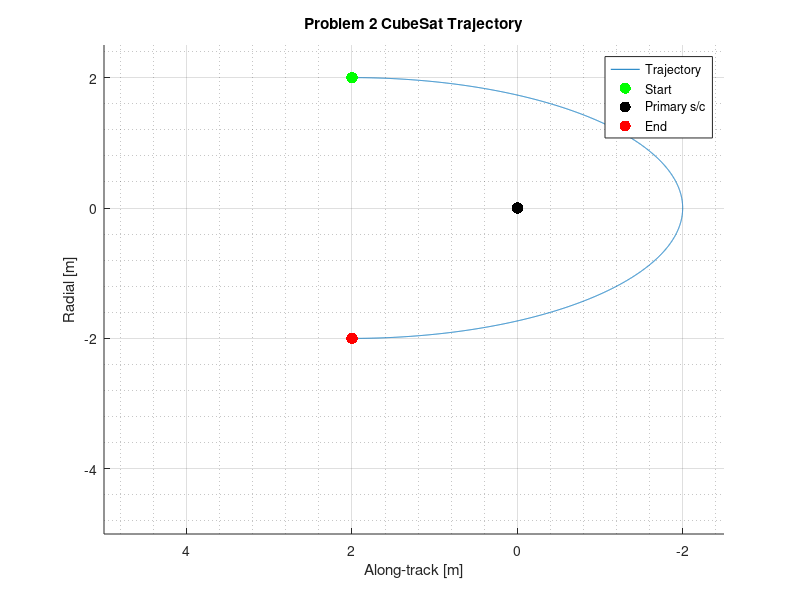

Here is the MATLAB script that generated this plot: (Note: this script raises an error after producing the figure.)
%% ASEN 5050 HW 9 Main Script
% By: Ian Faber

%% Housekeeping
clc; clear; close all;

%% Setup
muEarth = 3.986004415e5; % km^3/s^2
muMars = 4.305e4; % km^3/s^2

rEarth = 6378.1363; % km
rMars = 3397.2; % km

Prot_Mars = 1.02595675; % days

r0 = 10000; % km

%% Relative Motion matrices
Phi_rr = @(t,n) [
                    4 - 3*cos(n*t),         0,      0;
                    6*(sin(n*t) - n*t),     1,      0;
                    0,                      0,      cos(n*t)
                ];

Phi_rv = @(t,n) [
                    (1/n)*sin(n*t),         (2/n)*(1-cos(n*t)),     0;
                    (2/n)*(cos(n*t) - 1),   (4/n)*sin(n*t) - 3*t,   0;
                    0,                      0,                      (1/n)*sin(n*t)
                ];

Phi_vr = @(t,n) [
                    3*n*sin(n*t),           0,      0;
                    6*(n*cos(n*t)-n),       0,      0;
                    0,                      0,      -n*sin(n*t)
                ];

Phi_vv = @(t,n) [
                    cos(n*t),       2*sin(n*t),         0;
                    -2*sin(n*t),    4*cos(n*t) - 3,     0;
                    0,              0,                  cos(n*t)
                ];

%% Problem 1
fprintf("--- Problem 1 ---\n")
x0 = 5; % m
xDot0 = 0; % m/s
z0 = 0 % m -> Same orbit plane
zDot0 = 0 % m/s -> Same orbit plane
yMax = 15; % m

n = sqrt(muEarth/(r0^3));

yDot0 = -2*n*x0 % -> Drift terms suppressed
y0 = yMax - 2*x0

%% Problem 2
fprintf("--- Problem 2 ---\n")
format shortE
r0_vec = [2;2;0]; % m
v0minus = [-0.03; 0.01; 0.05]; % m/s
r1_vec = [-2;2;0]; % m

T = 2*pi/n; % sec
t1 = T/2;

v0plus = (Phi_rv(t1,n)^-1)*(r1_vec - Phi_rr(t1,n)*r0_vec)
dv1 = norm(v0plus - v0minus)

v1minus = Phi_vr(t1,n)*r0_vec + Phi_vv(t1,n)*v0plus
dv2 = norm(zeros(size(v1minus)) - v1minus)

    % Plot Trajectory
t = 0:t1;

markerSize = 25;

for k = 1:length(t)
    r(:,k) = Phi_rr(t(k),n)*r0_vec + Phi_rv(t(k),n)*v0plus;
    v(:,k) = Phi_vr(t(k),n)*r0_vec + Phi_vv(t(k),n)*v0plus;
end

figure
hold on; grid on; grid minor;
title("Problem 2 CubeSat Trajectory")
traj = plot3(r(1,:), r(2,:), r(3,:));
plot3(r0_vec(1), r0_vec(2), r0_vec(3), 'g.', 'MarkerSize', markerSize)
plot3(0, 0, 0, 'k.', 'MarkerSize', markerSize)
plot3(r(1,end), r(2,end), r(3,end), 'r.', 'MarkerSize', markerSize)
xlabel("Radial [m]"); ylabel("Along-track [m]"); zlabel("Cross-track [m]")
xlim([-5 2.5]); ylim([-2.5 5]); zlim([-2 2]); view([-90 90])

legend("Trajectory", "Start", "Primary s/c", "End")

labels = ["Xdot", "Ydot", "Zdot"];
values = [round(v(1,:),7); round(v(2,:),7); round(v(3,:),7)];
for k = 1:length(labels)
    extraRows(k) = dataTipTextRow(labels(k), values(k,:));
    traj.DataTipTemplate.DataTipRows(end+length(extraRows)) = extraRows(k);
end

points = [1, size(r,2)];
for k = 1:length(points)
    datatip(traj, r(1,points(k)), r(2,points(k)), r(3,points(k)), 'location', 'southwest');
end

%% Problem 3
fprintf("--- Problem 3 ---\n")
    % a
omegaMars = (2*pi)/(Prot_Mars*86400); % rad/s

dLong = deg2rad(-210);
a = (muMars*(dLong/(-2*pi*omegaMars))^2)^(1/3)

format default
